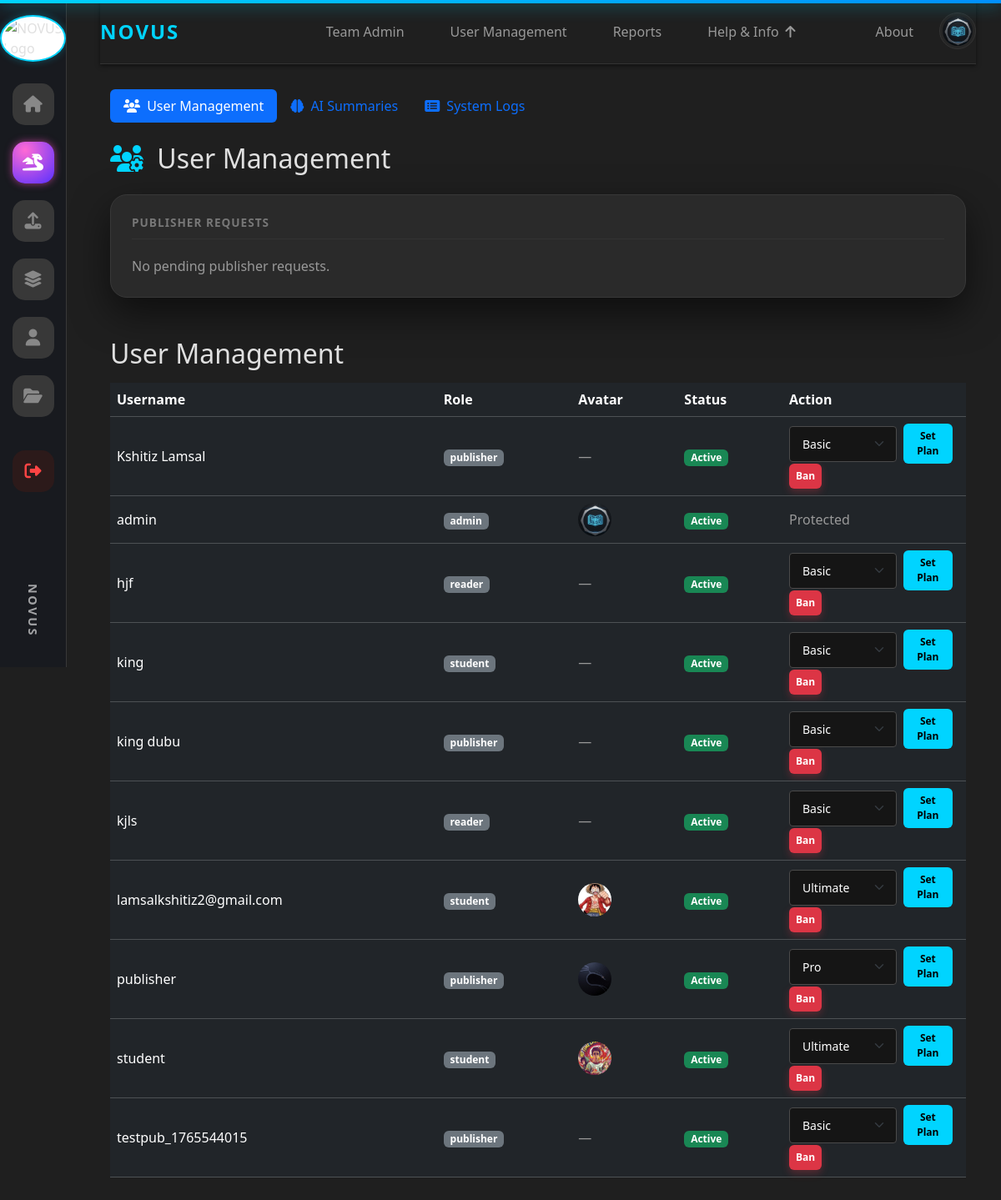
Page /admin/users (signed in) on the committed database.
### tables this page shows
CREATE TABLE users (
                    id INTEGER PRIMARY KEY,
                    username TEXT UNIQUE,
                    password TEXT,
                    role TEXT
                , status TEXT DEFAULT 'active', pending_publisher INTEGER DEFAULT 0, is_banned INTEGER DEFAULT 0, email TEXT, avatar_url TEXT, plan TEXT, plan_expires_at TEXT, google_id TEXT, facebook_id TEXT);

### app.py (the view)
@app.route("/admin/users", methods=["GET", "POST"], endpoint="user_management")
@admin_required
def admin_users():
    conn = get_conn()
    c = conn.cursor()
    c.execute("SELECT id, username, role, COALESCE(is_banned,0) as is_banned, COALESCE(status,'active') as status, COALESCE(avatar_url, NULL) as avatar_url, COALESCE(plan,'basic') as plan FROM users ORDER BY username")
    users = c.fetchall()
    c.execute("""
        SELECT rr.id, u.username, rr.requested_role, rr.created_at
        FROM role_requests rr
        JOIN users u ON rr.user_id = u.id
        WHERE rr.status = 'pending'
        ORDER BY rr.created_at ASC
    """)
    pending = c.fetchall()
    conn.close()
    return render_template("user_management.html", users=users, pending=pending)

### app.py (called while the page is built)
def get_conn():
    return sqlite3.connect(DB_PATH)

@app.before_request
def check_banned():
    uid = session.get("user_id")
    if not uid:
        return
    conn = get_conn()
    c = conn.cursor()
    c.execute("SELECT COALESCE(is_banned,0), COALESCE(status,'active') FROM users WHERE id=?", (uid,))
    row = c.fetchone()
    conn.close()
    if row:
        is_banned, status = row
        if int(is_banned) == 1 or status == "banned":
            session.clear()
            flash("Your account has been banned.", "danger")
            return redirect(url_for("login"))

@app.context_processor
def inject_user_avatar():
    return {
        'user_avatar': session.get('avatar_url'),
        'user_id': session.get('user_id')
    }

def admin_required(f):
    @wraps(f)
    def wrapper(*args, **kwargs):
        if session.get("role") != "admin":
            flash("Admin access required.", "danger")
            return redirect(url_for("home"))
        return f(*args, **kwargs)
    return wrapper

@app.before_request
def _ensure_db_initialized():
    global _db_init_done
    if not _db_init_done:
        try:
            init_db()
        except Exception:
            pass
        _db_init_done = True

### templates/user_management.html (shortened to what this page needs)
{% extends "base.html" %}
{% block content %}
<div class="container mt-4">
  <div class="row mb-4">
    <div class="col-12">
      <nav class="nav nav-pills">
        <a class="nav-link active" href="/admin/users">
          <i class="fas fa-users me-1"></i> User Management
        </a>
        <a class="nav-link" href="/admin/ai_summaries">
          <i class="fas fa-brain me-1"></i> AI Summaries
        </a>
        <a class="nav-link" href="/admin/system_logs">
          <i class="fas fa-list-alt me-1"></i> System Logs
        </a>
      </nav>
    </div>
  </div>
  <h2 class="mb-4" style="color: var(--text-primary)">
    <i class="fas fa-users-cog me-2" style="color: var(--neon-blue)"></i>
    User Management
  </h2>
  <div class="section-container mb-4">
    <h5 class="section-title">Publisher Requests</h5>
    {% if pending %}
      <table class="table table-dark table-sm align-middle mb-0">
        <thead>
          <tr>
            <th>#</th>
            <th>Username</th>
            <th>Requested Role</th>
            <th>Requested At</th>
            <th style="width: 140px;">Action</th>
          </tr>
        </thead>
        <tbody>
          {% for r in pending %}
          <tr>
            <td>{{ loop.index }}</td>
            <td>{{ r[1] }}</td>
            <td class="text-capitalize">{{ r[2] }}</td>
            <td>{{ r[3] }}</td>
            <td>
              <form
                method="post"
                action="{{ url_for('approve_publisher', req_id=r[0]) }}"
                onsubmit="return confirm('Approve publisher role for {{ r[1] }}?');"
              >
                <button class="btn btn-sm btn-neon">Approve</button>
              </form>
            </td>
          </tr>
          {% endfor %}
        </tbody>
      </table>
    {% else %}
      <p class="text-muted mb-0">No pending publisher requests.</p>
    {% endif %}
  </div>
</div>
<div class="container py-4">
  <h2 class="mb-3">User Management</h2>
  <div class="table-responsive">
    <table class="table table-dark table-hover align-middle">
      <thead>
        <tr>
          <th>Username</th>
          <th>Role</th>
           <th>Avatar</th>
          <th>Status</th>
          <th style="width: 220px;">Action</th>
        </tr>
      </thead>
      <tbody>
        {% for u in users %}
        <tr>
          <td>{{ u[1] }}</td>
          <td>
            <span class="badge bg-secondary">{{ u[2] }}</span>
          </td>
           <td>
             {% if u[5] %}
               <img src="{{ u[5] }}" alt="{{ u[1] }}" style="width: 40px; height: 40px; border-radius: 50%; object-fit: cover;">
             {% else %}
               <span class="text-muted">—</span>
             {% endif %}
           </td>
          <td>
            {% if u[3] == 1 %}
              <span class="badge bg-danger">Banned</span>
            {% else %}
              <span class="badge bg-success">Active</span>
            {% endif %}
          </td>
          <td>
            {% if u[2] == 'admin' %}
              <span class="text-muted">Protected</span>
            {% else %}
              <form method="post" action="/admin/users/{{ u[0] }}/plan" style="display:inline-flex; gap:8px; align-items:center; margin-right:8px;">
                <select name="plan" class="form-select form-select-sm" style="width:140px;">
                  <option value="basic" {% if u[6] == 'basic' %}selected{% endif %}>Basic</option>
                  <option value="pro" {% if u[6] == 'pro' %}selected{% endif %}>Pro</option>
                  <option value="ultimate" {% if u[6] == 'ultimate' %}selected{% endif %}>Ultimate</option>
                </select>
                <button class="btn btn-sm btn-neon" type="submit">Set Plan</button>
              </form>
              {% if u[3] == 1 %}
                <form method="post" action="{{ url_for('user_unban', user_id=u[0]) }}" class="d-inline">
                  <button class="btn btn-sm btn-success">Unban</button>
                </form>
              {% else %}
                <form method="post" action="{{ url_for('user_ban', user_id=u[0]) }}" class="d-inline">
                  <button class="btn btn-sm btn-danger">Ban</button>
                </form>
              {% endif %}
            {% endif %}
          </td>
        </tr>
        {% endfor %}
      </tbody>
    </table>
  </div>
</div>
{% endblock %}

### rows in the picture
users: username "Kshitiz Lamsal", role "publisher"
users: username "admin", role "admin", shows a picture, shows "Protected"
users: username "hjf", role "reader"
users: username "king", role "student"
users: username "king dubu", role "publisher"
users: username "kjls", role "reader"
users: username "lamsalkshitiz2@gmail.com", role "student", shows a picture
users: username "publisher", role "publisher", shows a picture
users: username "student", role "student", shows a picture
users: username "testpub_1765544015", role "publisher"
